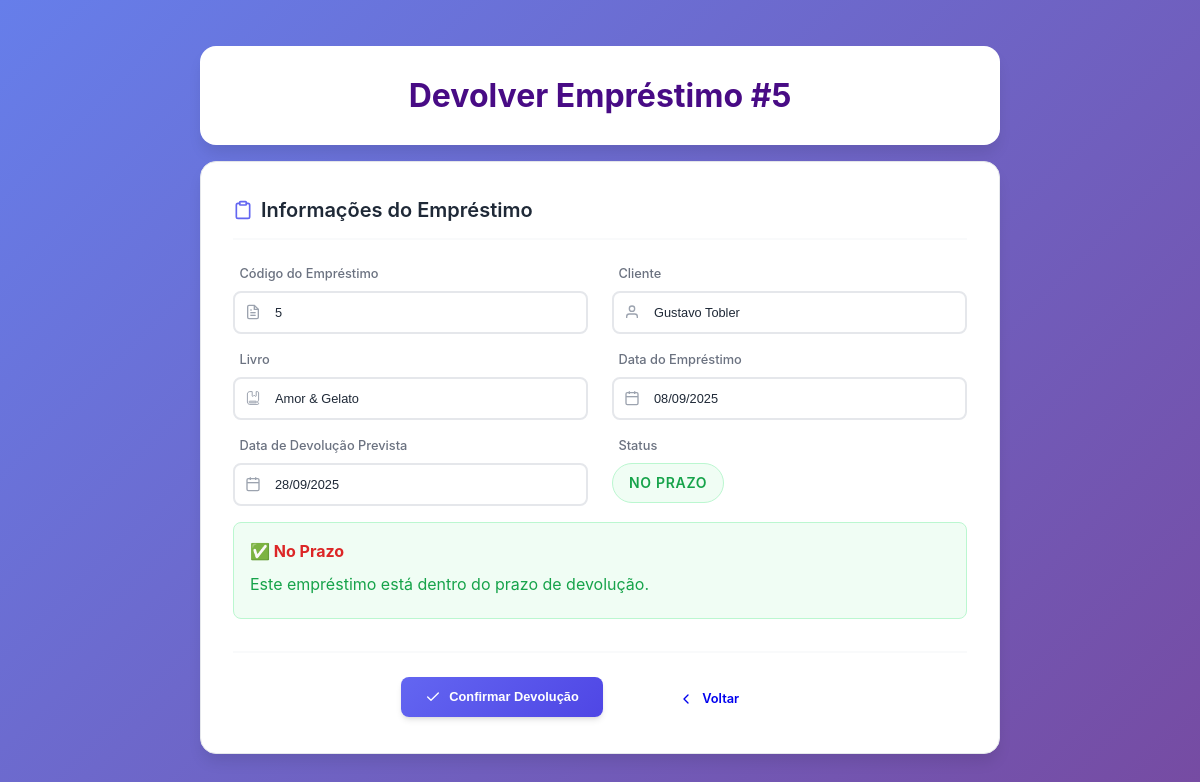
Screenshot of /subtelas/devolver_emprestimo.php?id=5 with the database file from the repository.
### tables this page shows
CREATE TABLE `emprestimo` (
  `Cod_Emprestimo` int(11) NOT NULL,
  `Cod_Cliente` int(11) NOT NULL,
  `Cod_Livro` int(11) NOT NULL,
  `Data_Emprestimo` date NOT NULL,
  `Data_Devolucao` date NOT NULL,
  `Data_Ultima_Renovacao` date DEFAULT NULL,
  `Status_Emprestimo` enum('Pendente','Devolvido') DEFAULT 'Pendente'
);

CREATE TABLE `cliente` (
  `Cod_Cliente` int(11) NOT NULL,
  `Cod_Perfil` int(11) DEFAULT NULL,
  `Nome` varchar(50) NOT NULL,
  `CPF` varchar(15) NOT NULL,
  `Email` varchar(255) NOT NULL,
  `Sexo` varchar(10) NOT NULL,
  `Nome_Responsavel` varchar(50) DEFAULT NULL,
  `Telefone` varchar(20) NOT NULL,
  `Data_Nascimento` date NOT NULL,
  `CEP` varchar(20) NOT NULL,
  `UF` char(2) NOT NULL,
  `Cidade` varchar(30) NOT NULL,
  `Bairro` varchar(30) NOT NULL,
  `Rua` varchar(40) NOT NULL,
  `Num_Residencia` int(11) NOT NULL,
  `Foto` longblob NOT NULL,
  `status` enum('ativo','inativo') DEFAULT 'ativo'
);

CREATE TABLE `livro` (
  `Cod_Livro` int(11) NOT NULL,
  `Cod_Autor` int(11) DEFAULT NULL,
  `Cod_Editora` int(11) DEFAULT NULL,
  `Cod_Doador` int(11) DEFAULT NULL,
  `Cod_Genero` int(11) DEFAULT NULL,
  `Titulo` varchar(50) NOT NULL,
  `Data_Lancamento` varchar(12) DEFAULT NULL,
  `Data_Registro` varchar(12) DEFAULT NULL,
  `Quantidade` int(11) NOT NULL,
  `Num_Prateleira` char(2) DEFAULT NULL,
  `Foto` longblob NOT NULL,
  `status` enum('ativo','inativo') DEFAULT 'ativo'
);

### subtelas/devolver_emprestimo.php (the view, shortened to what this page needs)
<?php
require_once '../conexao.php';
$id = intval($_GET['id']);
$sql = "SELECT
          e.Cod_Emprestimo,
          e.Data_Emprestimo,
          e.Data_Devolucao,
          c.Nome as Nome_Cliente,
          c.CPF as CPF_Cliente,
          l.Titulo as Nome_Livro,
          l.Cod_Livro,
          l.Quantidade
        FROM emprestimo e
        INNER JOIN cliente c ON e.Cod_Cliente = c.Cod_Cliente
        INNER JOIN livro l ON e.Cod_Livro = l.Cod_Livro
        WHERE e.Cod_Emprestimo = :id";
try {
    $stmt = $pdo->prepare($sql);
    $stmt->bindParam(':id', $id, PDO::PARAM_INT);
    $stmt->execute();
    $emprestimo = $stmt->fetch(PDO::FETCH_ASSOC);
} catch (PDOException $e) {
    die("Erro na consulta: " . $e->getMessage());
}
$hoje = date('Y-m-d');
$data_devolucao = $emprestimo['Data_Devolucao'];
$status = '';
if ($data_devolucao < $hoje) {
    $dias_atraso = (strtotime($hoje) - strtotime($data_devolucao)) / (60 * 60 * 24);
    $multa_calculada = $dias_atraso * 2.00;
    $status = 'ATRASADO';
} elseif ($data_devolucao == $hoje) {
    $status = 'VENCE HOJE';
} else {
    $status = 'NO PRAZO';
}
?>
<!DOCTYPE html>
<html lang="pt-BR">
<head>
    <link rel="stylesheet" href="../css/style.css">
    <link rel="stylesheet" href="subtelas_css/cadastros.css">
    <link rel="stylesheet" type="text/css" href="subtelas_css/sidebar-dropdown.css">
</head>
<body>
    <div class="main-container">
        <div class="header">
            <h1>Devolver Empréstimo #<?php echo $emprestimo['Cod_Emprestimo']; ?></h1>
        </div>
        <div class="formulario">
            <div class="form-section">
                <div class="section-title">
                    Informações do Empréstimo
                </div>
                <div class="form-row">
                    <div class="input-group">
                        <label>Código do Empréstimo</label>
                        <div class="input-wrapper">
                            <input type="text" value="<?php echo $emprestimo['Cod_Emprestimo']; ?>" readonly>
                        </div>
                    </div>
                    <div class="input-group">
                        <label>Cliente</label>
                        <div class="input-wrapper">
                            <input type="text" value="<?php echo $emprestimo['Nome_Cliente']; ?>" readonly>
                            <svg class="input-icon" width="16" height="16" viewBox="0 0 24 24" fill="none" stroke="currentColor" stroke-width="2">
                                <path d="M20 21v-2a4 4 0 0 0-4-4H8a4 4 0 0 0-4 4v2"></path>
                                <circle cx="12" cy="7" r="4"></circle>
                            </svg>
                        </div>
                    </div>
                </div>
                <div class="form-row">
                    <div class="input-group">
                        <label>Livro</label>
                        <div class="input-wrapper">
                            <input type="text" value="<?php echo $emprestimo['Nome_Livro']; ?>" readonly>
                        </div>
                    </div>
                    <div class="input-group">
                        <label>Data do Empréstimo</label>
                        <div class="input-wrapper">
                            <input type="text" value="<?php echo date('d/m/Y', strtotime($emprestimo['Data_Emprestimo'])); ?>" readonly>
                            <svg class="input-icon" width="16" height="16" viewBox="0 0 24 24" fill="none" stroke="currentColor" stroke-width="2">
                                <rect x="3" y="4" width="18" height="18" rx="2" ry="2"></rect>
                                <line x1="16" y1="2" x2="16" y2="6"></line>
                                <line x1="8" y1="2" x2="8" y2="6"></line>
                                <line x1="3" y1="10" x2="21" y2="10"></line>
                            </svg>
                        </div>
                    </div>
                </div>
                <div class="form-row">
                    <div class="input-group">
                        <label>Data de Devolução Prevista</label>
                        <div class="input-wrapper">
                            <input type="text" value="<?php echo date('d/m/Y', strtotime($emprestimo['Data_Devolucao'])); ?>" readonly>
                            <svg class="input-icon" width="16" height="16" viewBox="0 0 24 24" fill="none" stroke="currentColor" stroke-width="2">
                                <rect x="3" y="4" width="18" height="18" rx="2" ry="2"></rect>
                                <line x1="16" y1="2" x2="16" y2="6"></line>
                                <line x1="8" y1="2" x2="8" y2="6"></line>
                                <line x1="3" y1="10" x2="21" y2="10"></line>
                            </svg>
                        </div>
                    </div>
                    <div class="input-group">
                        <label>Status</label>
                        <div class="input-wrapper">
                            <span class="status-badge <?php echo $status === 'ATRASADO' ? 'status-atrasado' : ($status === 'VENCE HOJE' ? 'status-vencendo' : 'status-ok'); ?>">
                                <?php echo $status; ?>
                            </span>
                        </div>
                    </div>
                </div>
                <?php if ($status === 'ATRASADO'): ?>
                    <div class="multa-info">
                        <h4>⚠️ Multa por Atraso</h4>
                        <p><strong>Dias de atraso:</strong> <?php echo $dias_atraso; ?> dias</p>
                        <p><strong>Valor da multa:</strong> R$ <?php echo number_format($multa_calculada, 2, ',', '.'); ?></p>
                        <p><strong>Taxa:</strong> R$ 2,00 por dia de atraso</p>
                    </div>
                <?php else: ?>
                    <div class="multa-info" style="background: #f0fdf4; border-color: #bbf7d0; color: #16a34a;">
                        <h4>✅ No Prazo</h4>
                        <p>Este empréstimo está dentro do prazo de devolução.</p>
                    </div>
                <?php endif; ?>
            </div>
            <div class="form-actions">
                <form method="POST" onsubmit="return confirmarDevolucao()" style="display: inline;">
                    <button type="submit" name="devolver" class="btn btn-primary">
                        <svg xmlns="http://www.w3.org/2000/svg" width="16" height="16" viewBox="0 0 24 24" fill="none" stroke="currentColor" stroke-width="2" stroke-linecap="round" stroke-linejoin="round">
                            <path d="M20 6L9 17l-5-5"/>
                        </svg>
                        Confirmar Devolução
                    </button>
                </form>
                <a href="consultar_emprestimo.php" class="btn btn-back">
                    <svg xmlns="http://www.w3.org/2000/svg" width="16" height="16" viewBox="0 0 24 24" fill="none" stroke="currentColor" stroke-width="2" stroke-linecap="round" stroke-linejoin="round">
                        <path d="m15 18-6-6 6-6"/>
                    </svg>
                    Voltar
                </a>
            </div>
        </div>
    </div>
</body>
</html>

### css/style.css (style rules this page uses)
:root { --primary-color: #6366f1; --primary-dark: #4f46e5; --primary-light: #a5b4fc; --secondary-color: #f59e0b; --secondary-dark: #d97706; --accent-color: #ec4899; --accent-light: #f9a8d4; --text-primary: #1f2937; --text-secondary: #6b7280; --text-muted: #9ca3af; --bg-primary: #ffffff; --bg-secondary: #f9fafb; --bg-tertiary: #f3f4f6; --border-color: #e5e7eb; --border-focus: #6366f1; --shadow-sm: 0 1px 2px 0 rgb(0 0 0 / 0.05); --shadow-md: 0 4px 6px -1px rgb(0 0 0 / 0.1), 0 2px 4px -2px rgb(0 0 0 / 0.1); --shadow-lg: 0 10px 15px -3px rgb(0 0 0 / 0.1), 0 4px 6px -4px rgb(0 0 0 / 0.1); --shadow-xl: 0 20px 25px -5px rgb(0 0 0 / 0.1), 0 8px 10px -6px rgb(0 0 0 / 0.1); --radius-sm: 0.375rem; --radius-md: 0.5rem; --radius-lg: 0.75rem; --radius-xl: 1rem; --radius-2xl: 1.5rem; --transition: all 0.2s cubic-bezier(0.4, 0, 0.2, 1); }
* { margin: 0; padding: 0; box-sizing: border-box; }
body { font-family: 'Segoe UI', Tahoma, Geneva, Verdana, sans-serif; background: linear-gradient(135deg, #a6cce4 0%, #bca8cf 100%); min-height: 100vh; color: #333; }
body { padding-top: 180px; }

### subtelas/devolver_emprestimo.php (style rules this page uses)
body { display: flex; justify-content: center; align-items: center; min-height: 100vh; margin: 0; padding: 1rem; }
.main-container { width: 100%; max-width: 800px; display: flex; flex-direction: column; align-items: center; }
.header { background: white; border-radius: 1rem; padding: 1.5rem; margin-bottom: 1rem; box-shadow: 0 10px 15px -3px rgba(0, 0, 0, 0.1); width: 100%; text-align: center; }
.header h1 { font-size: 2rem; font-weight: 700; color: #480b85; margin: 0; }
.formulario { background: white; padding: 2rem; border-radius: 1rem; box-shadow: 0 10px 15px -3px rgba(0, 0, 0, 0.1); width: 100%; border: 1px solid #e5e7eb; }
.status-badge { display: inline-block; padding: 0.5rem 1rem; border-radius: 2rem; font-weight: 600; font-size: 0.875rem; text-transform: uppercase; letter-spacing: 0.05em; }
.status-ok { background: #f0fdf4; color: #16a34a; border: 1px solid #bbf7d0; }
.multa-info { background: #fef2f2; border: 1px solid #fecaca; border-radius: 0.5rem; padding: 1rem; margin: 1rem 0; color: #dc2626; }
.multa-info h4 { margin: 0 0 0.5rem 0; color: #dc2626; }
.multa-info p { margin: 0.25rem 0; }

### rows the page displays
emprestimo: Cod_Emprestimo "5", Cod_Cliente.Nome "Gustavo Tobler", Cod_Livro.Titulo "Amor & Gelato", Data_Emprestimo "08/09/2025", Data_Devolucao "28/09/2025", Data_Devolucao "NO PRAZO"
